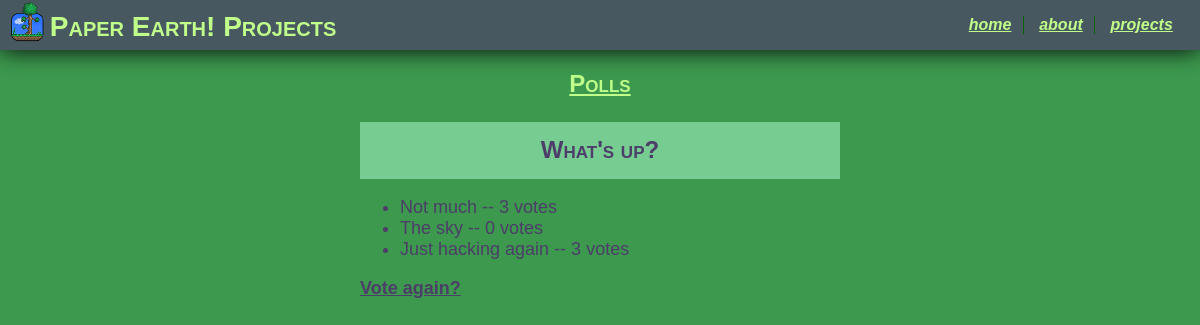
/polls/1/results/, run on an earlier commit of the app's database.
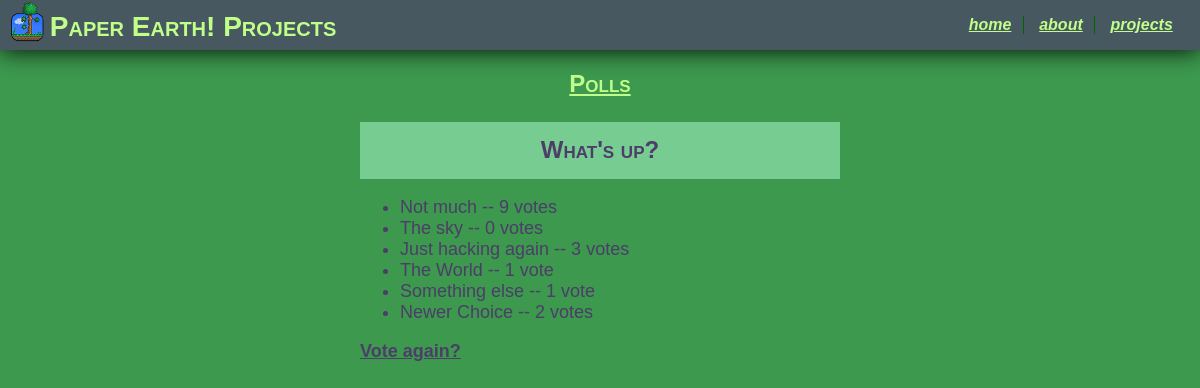
And on a later commit of the database.
### polls/models.py (models this page shows, shortened)
class Question(models.Model):
    question_text = models.CharField(max_length=200, default="Question")
    pub_date = models.DateTimeField('date published')
    tally = models.IntegerField(default=0)

class Choice(models.Model):
    question = models.ForeignKey(Question, on_delete=models.CASCADE)
    choice_text = models.CharField(max_length=200, default="Option 1")
    votes = models.IntegerField(default=0)

### polls/views.py (the view)
# urls.py: url(r'^(?P<pk>[0-9]+)/results/$', views.ResultsView.as_view(), name='results'),
class ResultsView(generic.DetailView):
    model = Question
    template_name = 'polls/results.html'

### polls/templates/polls/results.html
{% extends 'base.html' %}
{% block content %}
<div id="PollsContent">
  <div id="PollsDetails">
    <h3>{{ question.question_text }}</h3>
    <ul>
      {% for choice in question.choice_set.all %}
          <li>{{ choice.choice_text }} -- {{ choice.votes }} vote{{ choice.votes|pluralize }}</li>
      {% endfor %}
    </ul>
    <a href="{% url 'polls:detail' question.id %}">Vote again?</a>
  </div>
</div>
{% endblock content %}

### polls/templates/base.html (shortened to what this page needs)
{% load staticfiles %}
<!DOCTYPE html>
<html>
  <head>
    <link rel="stylesheet" type="text/css" href="{% static 'mysite/style.css' %}" />
  </head>
  <body>
    <div class="Content">
      <div id="MainBanner">
        <div id="mainbannerleft">
          <a href="/"><img style="float:left;" size="75%" src="{% static 'images/homeicon2.png' %}"></a>
          <h1>Paper Earth! Projects</h1>
        </div>
        <div id="mainbannerright">
          <ul id="mainnavlinks">
            <li><a href="/" alt="Home">home</a></li>
            <li><a href="/#About" alt="About Me">about</a></li>
            <li style="border-width:0;"><a href="/#Projects" alt="Projects">projects</a></li>
          </ul>
        </div>
      </div>
      <main role="main">
        <div class="BlockContent">
          <h2><a href="{% url 'polls:index' %}"> Polls</a></h2>
          {% block content %}
          {% endblock content %}
        </div>
      </main>
    </div>
  </body>
</html>

### mysite/static/mysite/style.css (style rules this page uses)
html, body { font-family: Helvetica,sans-serif; margin: 0; height: 100%; }
div { display: block; }
a { font-weight: 700; }
a:link, a:visited { color: rgb(193,255,139); }
h1, h2, h3, h4, h5, h6 { font-variant: small-caps; margin-bottom: 0; color: rgb(193,255,139); }
.Content { display: block; margin: 0 0; width: 100%; background: rgb(60,153,78); }
#MainBanner { display: block; position: fixed; top: 0; left: 0; height: 50px; width: 100%; background: rgba(77,61,105, 0.7); box-shadow: 0 0 25px; }
#mainbannerleft { float: left; width: 90%; padding: 0.1em 0 0 0.3em; margin: 0; }
#mainbannerleft h1 { font-size: 28px; font-weight: bold; margin: 0 0 0 1em; padding-top: 0.35em; }
#mainbannerright { color: black; float: right; margin: 0em 1em 0em -15em; text-align: right; }
#mainnavlinks li { list-style: none; display: inline-block; margin-left: 0; border-right: 1px solid darkgreen; font-style: italic; padding: 0em 0.7em; }
.BlockContent { padding-top: 50px; display: block; text-align: center; height: 100vh; }
.BlockContent h2 { color: white; }
#PollsContent { text-align: left; width: 40%; margin: 0 auto; font-size: large; color: rgb(77,61,105); }
#PollsContent h3 { text-align: center; font-size: x-large; padding: 0.6em; color: rgb(77,61,105); background: rgb(119,204,146); }
#PollsContent a { color: rgb(77,61,105); }
#PollsDetails { width: 100%; }

What changed in the data, as far as the page shows it:
changed Choice "Not much": votes "3" → "9"
added Choice: choice_text "The World", votes "1"
added Choice: choice_text "Something else", votes "1"
added Choice: choice_text "Newer Choice", votes "2"
